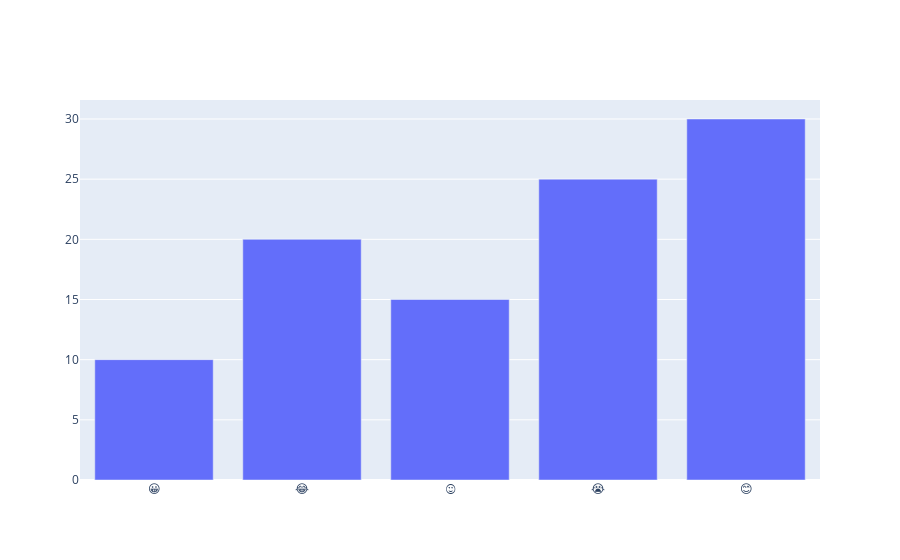

The notebook cell saved with this chart:
### Markdown cell above
***use this if your chart is not displaying
<br>Plotly is configured to display plots correctly.***

### Code cell
from plotly.offline import init_notebook_mode, iplot
import plotly.graph_objs as go

# Initialize notebook mode for offline plotting
init_notebook_mode(connected=True)

# Example data
emojis = ['😀', '😂', '😍', '😭', '😊']
freqs = [10, 20, 15, 25, 30]

# Create bar chart
trace = go.Bar(x=emojis, y=freqs)
iplot([trace])

### Figure 1 — Plotly figure (JSON) as saved in the notebook; plotly's stock layout.template omitted (floating-point values rounded to 4 significant figures)
{"data": [{"x": ["😀", "😂", "😍", "😭", "😊"], "y": [10, 20, 15, 25, 30], "type": "bar"}], "layout": {}}
